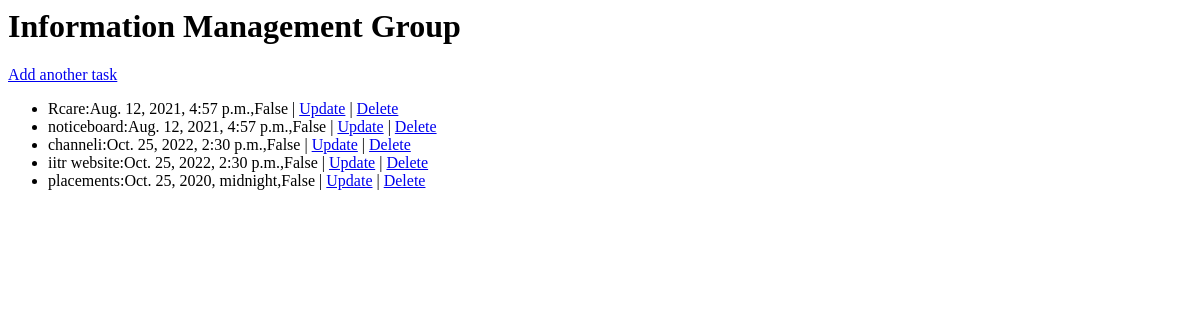
/polls/1/, run on an earlier commit of the app's database.
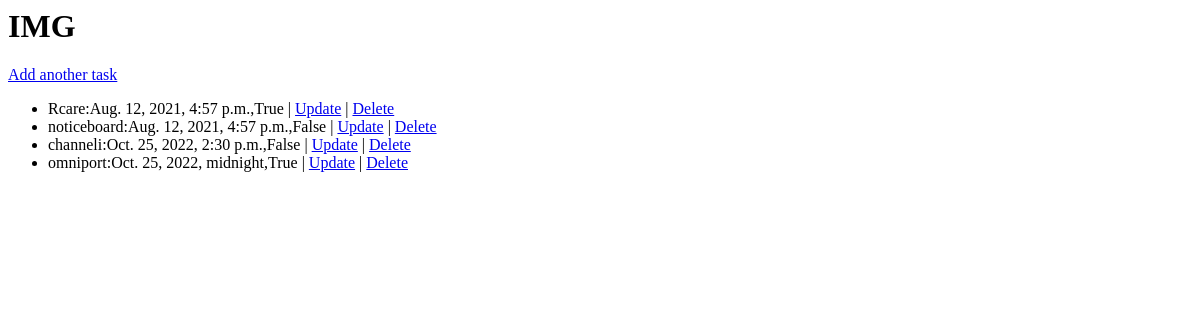
And on a later commit of the database.
### polls/models.py (models this page shows, shortened)
class TodoList(models.Model):
    list_name = models.CharField(max_length=100, unique=True)

class TodoItem(models.Model):
    title = models.CharField(max_length=100)
    checked = models.BooleanField(default=False)
    due_date = models.DateTimeField()
    todo_list = models.ForeignKey(to=TodoList, on_delete=models.CASCADE)

### polls/views.py (the view)
# urls.py: path('<int:list_id>/', detail, name='list_details'),
def detail(request, list_id):
    try:
        todolist = TodoList.objects.get(id=list_id)
    except TodoList.DoesNotExist:
        raise Http404("This list does not exist")
    items_list = TodoItem.objects.filter(todo_list=todolist)
    context = {
        'todolist': todolist,
        'items_list': items_list
    }
    return render(request, 'polls/detail.html', context)

### polls/templates/polls/detail.html
<h1>{{ todolist.list_name }}</h1>
<a href="{% url 'polls:createsub' todolist.id %}">Add another task</a>
<ul>
    {% for item in items_list %}
    <li>
        {{item.title}}:{{item.due_date}},{{item.checked}}
        | <a href="{% url 'polls:update_sub_task' item.id %}">Update</a>
        | <a href="{% url 'polls:delete_sub_task' item.id %}">Delete</a>
    </li>
    {% endfor %}
</ul>

What changed in the data, as far as the page shows it:
removed TodoItem: title "iitr website", due_date "Oct. 25, 2022, 2:30 p.m.", checked "False"
removed TodoItem: title "placements", due_date "Oct. 25, 2020, midnight", checked "False"
changed TodoList: list_name "Information Management Group" → "IMG"
changed TodoItem "Rcare": checked "False" → "True"
added TodoItem: title "omniport", due_date "Oct. 25, 2022, midnight", checked "True"
